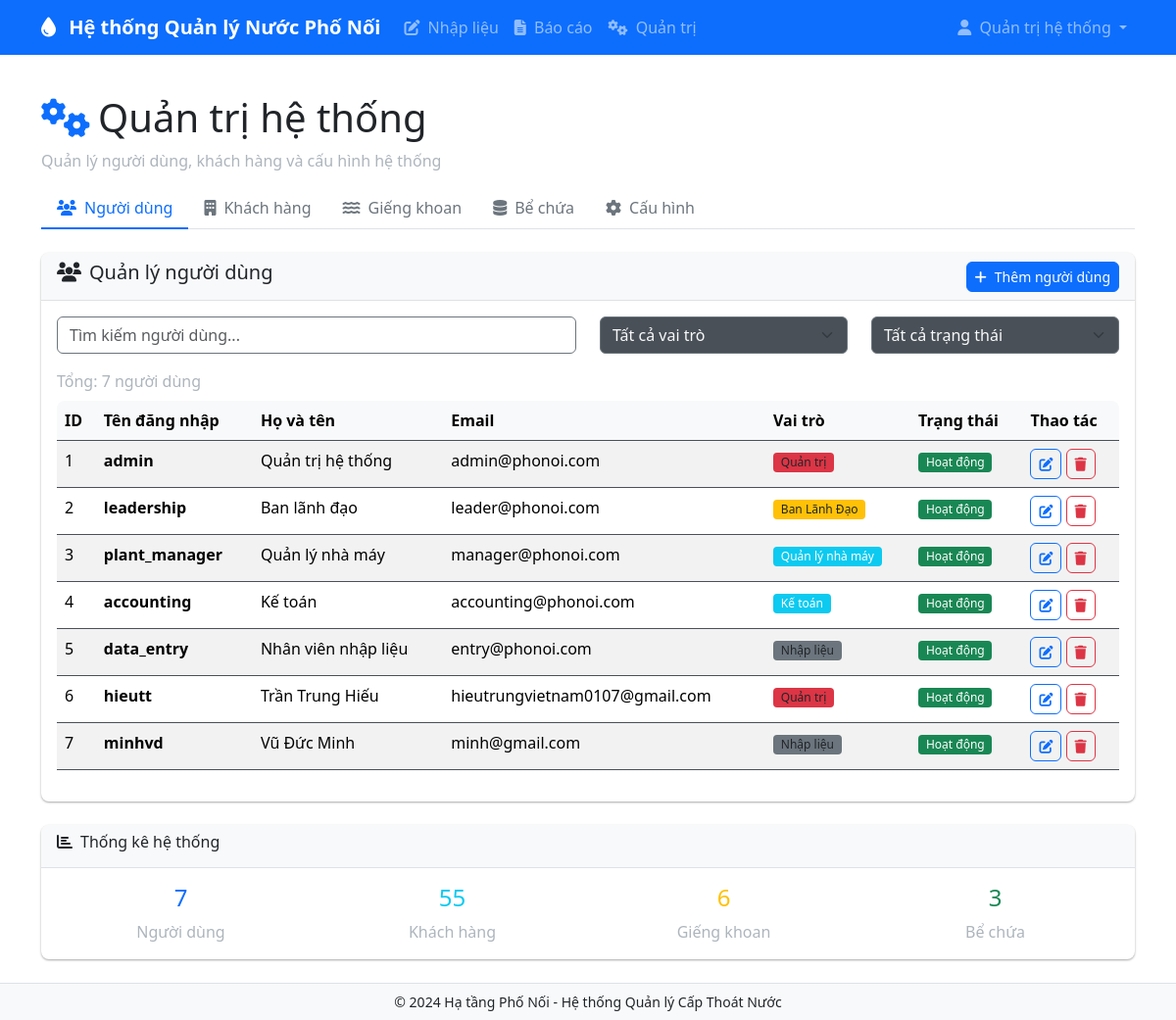
/admin/admin (signed in), run on an earlier commit of the app's database.
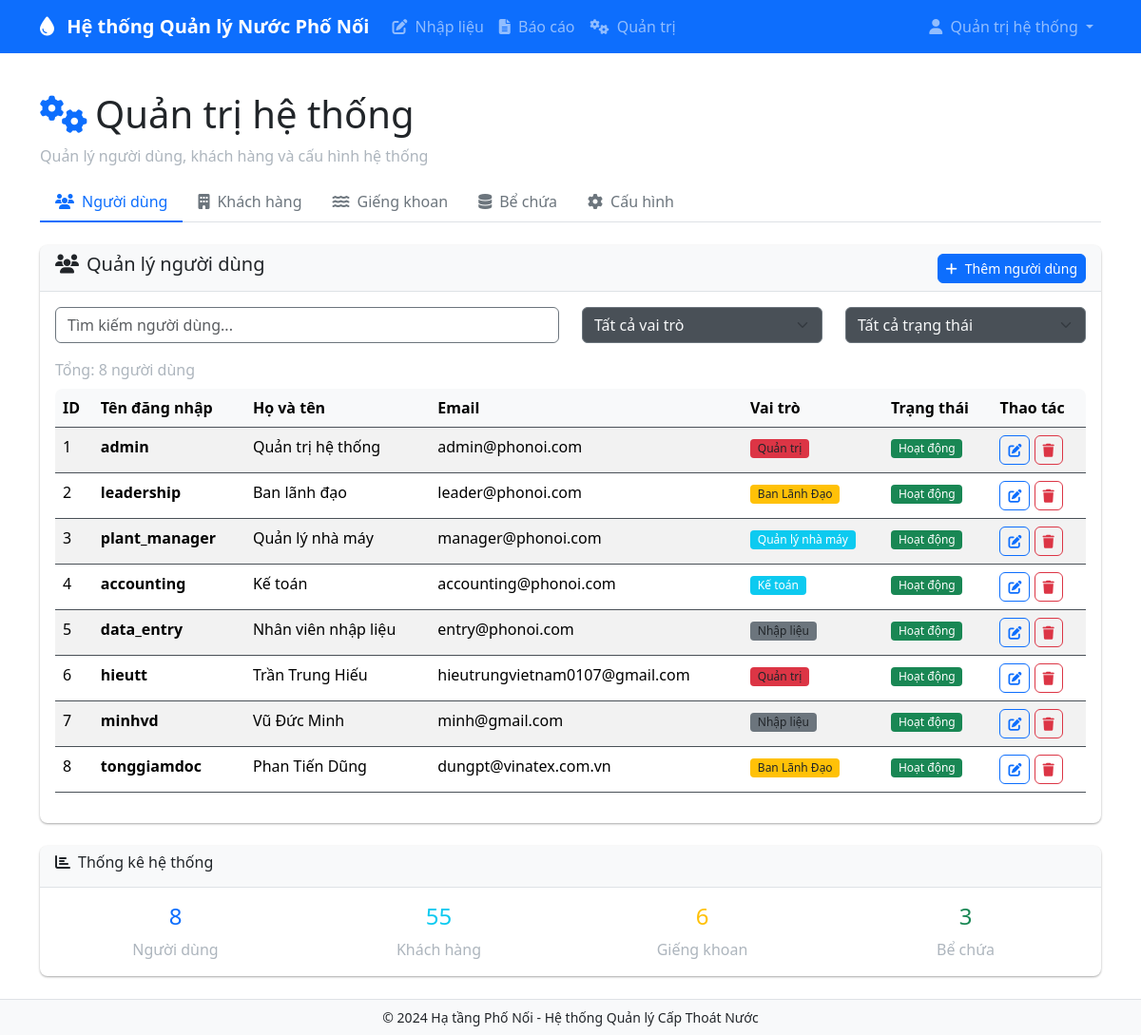
And on a later commit of the database.
### models.py (models this page shows)
class User(UserMixin, db.Model):
    id = db.Column(db.Integer, primary_key=True)
    username = db.Column(db.String(64), unique=True, nullable=False)
    email = db.Column(db.String(120), unique=True, nullable=False)
    password_hash = db.Column(db.String(256))
    role = db.Column(Enum(UserRole), nullable=False, default=UserRole.DATA_ENTRY)
    full_name = db.Column(db.String(120))
    created_at = db.Column(db.DateTime, default=datetime.utcnow)
    is_active = db.Column(db.Boolean, default=True)

### blueprints/admin.py (the view)
@bp.route('/admin')
@login_required
def admin():
    if not check_permissions(current_user.role, ['admin']):
        flash('You do not have permission to access this page', 'error')
        return redirect(url_for('dashboard.dashboard'))
    active_tab = request.args.get('active_tab') or session.pop('active_tab', 'users')
    users = User.query.all()
    customers = Customer.query.all()
    wells = Well.query.all()
    tanks = WaterTank.query.all()
    return render_template('admin/admin.html', users=users, customers=customers, active_tab=active_tab, wells=wells, tanks=tanks)

### app.py (called while the page is built)
@login_manager.user_loader
def load_user(user_id):
    from models import User
    return User.query.get(int(user_id))

### utils.py (called while the page is built)
def check_permissions(user_role, allowed_roles):
    if user_role == UserRole.ADMIN:
        return True
    return user_role.value in allowed_roles

### templates/admin/admin.html (shortened to what this page needs)
{% extends "base.html" %}
{% block content %}
<div class="row">
    <div class="col-12">
        <h1><i class="fas fa-cogs text-primary me-2"></i>Quản trị hệ thống</h1>
        <p class="text-muted">Quản lý người dùng, khách hàng và cấu hình hệ thống</p>
    </div>
</div>
<ul class="nav nav-tabs mb-4" id="adminTabs" role="tablist">
    <li class="nav-item" role="presentation">
        <button class="nav-link {% if active_tab=='users' %}active{% endif %}" id="users-tab"
                data-bs-toggle="tab" data-bs-target="#users" type="button" role="tab">
            <i class="fas fa-users me-2"></i>Người dùng
        </button>
    </li>
    <li class="nav-item" role="presentation">
        <button class="nav-link {% if active_tab=='customers' %}active{% endif %}" id="customers-tab"
                data-bs-toggle="tab" data-bs-target="#customers" type="button" role="tab">
            <i class="fas fa-building me-2"></i>Khách hàng
        </button>
    </li>
    <li class="nav-item" role="presentation">
        <button class="nav-link {% if active_tab=='wells' %}active{% endif %}" id="wells-tab"
                data-bs-toggle="tab" data-bs-target="#wells" type="button" role="tab">
            <i class="fas fa-water me-2"></i>Giếng khoan
        </button>
    </li>
    <li class="nav-item" role="presentation">
        <button class="nav-link {% if active_tab=='tanks' %}active{% endif %}" id="tanks-tab"
                data-bs-toggle="tab" data-bs-target="#tanks" type="button" role="tab">
            <i class="fas fa-database me-2"></i>Bể chứa
        </button>
    </li>
    <li class="nav-item" role="presentation">
        <button class="nav-link {% if active_tab=='settings' %}active{% endif %}" id="settings-tab"
                data-bs-toggle="tab" data-bs-target="#settings" type="button" role="tab">
            <i class="fas fa-cog me-2"></i>Cấu hình
        </button>
    </li>
</ul>
<div class="tab-content" id="adminTabsContent">
     <div class="tab-pane fade {% if active_tab=='users' %}show active{% endif %}" id="users" role="tabpanel">
        {% include 'admin/user.html' %}
    </div>
</div>
<div class="row mt-4">
    <div class="col-12">
        <div class="card">
            <div class="card-header">
                <h6><i class="fas fa-chart-bar me-2"></i>Thống kê hệ thống</h6>
            </div>
            <div class="card-body">
                <div class="row">
                    <div class="col-md-3">
                        <div class="text-center">
                            <h4 class="text-primary">{{ users|length }}</h4>
                            <p class="text-muted mb-0">Người dùng</p>
                        </div>
                    </div>
                    <div class="col-md-3">
                        <div class="text-center">
                            <h4 class="text-info">{{ customers|length }}</h4>
                            <p class="text-muted mb-0">Khách hàng</p>
                        </div>
                    </div>
                    <div class="col-md-3">
                        <div class="text-center">
                            <h4 class="text-warning">{{ wells|length }}</h4>
                            <p class="text-muted mb-0">Giếng khoan</p>
                        </div>
                    </div>
                    <div class="col-md-3">
                        <div class="text-center">
                            <h4 class="text-success">{{ tanks|length }}</h4>
                            <p class="text-muted mb-0">Bể chứa</p>
                        </div>
                    </div>
                </div>
            </div>
        </div>
    </div>
</div>
{% endblock %}

### templates/base.html (shortened to what this page needs)
<!DOCTYPE html>
<html lang="vi" data-bs-theme="light">
<head>
    <link href="https://cdn.jsdelivr.net/npm/bootstrap@5.3.3/dist/css/bootstrap.min.css" rel="stylesheet">
    <link rel="stylesheet" href="https://cdnjs.cloudflare.com/ajax/libs/font-awesome/6.4.0/css/all.min.css">
    <link rel="stylesheet" href="{{ url_for('static', filename='css/custom.css') }}">
</head>
<body class="d-flex flex-column min-vh-100">
    <nav class="navbar navbar-expand-lg navbar-dark bg-primary">
        <div class="container">
            <a class="navbar-brand" href="{{ url_for('dashboard') }}">
                <i class="fas fa-tint me-2"></i>
                Hệ thống Quản lý Nước Phố Nối
            </a>
            <div class="collapse navbar-collapse" id="navbarNav">
                <ul class="navbar-nav me-auto">
                    {% if current_user.is_authenticated %}
                    {% if current_user.role.value in ['data_entry', 'plant_manager', 'admin'] %}
                    <li class="nav-item">
                        <a class="nav-link" href="{{ url_for('data_entry') }}">
                            <i class="fas fa-edit me-1"></i> Nhập liệu
                        </a>
                    </li>
                    {% endif %}
                    {% if current_user.role.value in ['accounting', 'plant_manager', 'leadership', 'admin'] %}
                    <li class="nav-item">
                        <a class="nav-link" href="{{ url_for('reports') }}">
                            <i class="fas fa-file-alt me-1"></i> Báo cáo
                        </a>
                    </li>
                    {% endif %}
                    {% if current_user.role.value == 'admin' %}
                    <li class="nav-item">
                        <a class="nav-link" href="{{ url_for('admin') }}">
                            <i class="fas fa-cogs me-1"></i> Quản trị
                        </a>
                    </li>
                    {% endif %}
                    {% endif %}
                </ul>
                {% if current_user.is_authenticated %}
                <ul class="navbar-nav">
                    <li class="nav-item dropdown">
                        <a class="nav-link dropdown-toggle" href="#" role="button" data-bs-toggle="dropdown">
                            <i class="fas fa-user me-1"></i> {{ current_user.full_name or current_user.username }}
                        </a>
                    </li>
                </ul>
                {% endif %}
            </div>
        </div>
    </nav>
    <main class="container my-4">
        {% block content %}{% endblock %}
    </main>
    <footer class="mt-auto py-2 bg-light border-top text-center small">
      © 2024 Hạ tầng Phố Nối - Hệ thống Quản lý Cấp Thoát Nước
    </footer>
</body>
</html>

### templates/admin/user.html (shortened to what this page needs)
{% block content %}
<div class="card">
  <div class="card-header d-flex justify-content-between align-items-center">
    <h5><i class="fas fa-users me-2"></i>Quản lý người dùng</h5>
    <a class="btn btn-primary btn-sm" href="{{ url_for('new_user') }}">
      <i class="fas fa-plus me-2"></i>Thêm người dùng
    </a>
  </div>
  <div class="card-body">
    <div class="row mb-3">
      <div class="col-md-6">
        <input type="text" class="form-control" id="user-search-admin" placeholder="Tìm kiếm người dùng...">
      </div>
      <div class="col-md-3">
        <select class="form-select" id="user-filter-role">
          <option value="">Tất cả vai trò</option>
        </select>
      </div>
      <div class="col-md-3">
        <select class="form-select" id="user-filter-status">
          <option value="">Tất cả trạng thái</option>
        </select>
      </div>
    </div>
    <div class="text-muted mb-2">
      Tổng: {{ users|length if users is defined else 0 }} người dùng
    </div>
    <div class="table-responsive">
      <table class="table table-striped">
        <thead>
          <tr>
            <th>ID</th>
            <th>Tên đăng nhập</th>
            <th>Họ và tên</th>
            <th>Email</th>
            <th>Vai trò</th>
            <th>Trạng thái</th>
            <th>Thao tác</th>
          </tr>
        </thead>
        <tbody id="users-table-body">
          {% for u in users %}
          {% set role_value = (u.role.name if (u.role is not none and (u.role.name is defined)) else u.role) %}
          {% set active_value = (u.is_active if (u.is_active is defined) else (u.active if (u.active is defined) else False)) %}
          <tr class="user-admin-row"
              data-status="{{ 'active' if active_value else 'inactive' }}"
               data-role="{{ (role_value or '')|lower }}">
            <td>{{ u.id }}</td>
            <td><strong>{{ u.username }}</strong></td>
            <td>{{ u.full_name or '-' }}</td>
            <td>{{ u.email or '-' }}</td>
            <td>
             {% if role_value == 'ADMIN' %}
                <span class="badge bg-danger">Quản trị</span>
             {% elif role_value == 'PLANT_MANAGER' %}
                <span class="badge bg-info">Quản lý nhà máy</span>
             {% elif role_value == 'LEADERSHIP' %}
                <span class="badge bg-warning">Ban Lãnh Đạo</span>
             {% elif role_value == 'ACCOUNTING' %}
                <span class="badge bg-info">Kế toán</span>
             {% elif role_value == 'DATA_ENTRY' %}
               <span class="badge bg-secondary">Nhập liệu</span>
             {% else %}
               <span class="badge bg-secondary">{{ (role_value or 'UNKNOWN')|replace('_',' ') }}</span>
              {% endif %}
            </td>
            <td>
              {% if active_value %}
                <span class="badge bg-success">Hoạt động</span>
              {% else %}
                <span class="badge bg-secondary">Ngưng</span>
              {% endif %}
            </td>
            <td class="text-nowrap">
              <a class="btn btn-sm btn-outline-primary" href="{{ url_for('admin.edit_user', user_id=u.id) }}">
                <i class="fas fa-edit"></i>
              </a>
              <form method="post" action="{{ url_for('admin.delete_user', user_id=u.id) }}" style="display:inline"
                    onsubmit="return confirm('Xác nhận xóa người dùng #{{ u.id }}: {{ u.username }} ?');">
                <button type="submit" class="btn btn-sm btn-outline-danger" title="Xóa">
                  <i class="fas fa-trash"></i>
                </button>
              </form>
            </td>
          </tr>
          {% else %}
          <tr><td colspan="7" class="text-center">Chưa có người dùng.</td></tr>
          {% endfor %}
        </tbody>
      </table>
    </div>
  </div>
</div>
{% endblock %}

What changed in the data, as far as the page shows it:
added User: id "8", username "tonggiamdoc", full_name "Phan Tiến Dũng", email "dungpt@vinatex.com.vn", shows "Ban Lãnh Đạo"
Also different on the page:
{{ users|length if users is defined else 0 }}: "7" → "8"
{{ users|length }}: "7" → "8"
